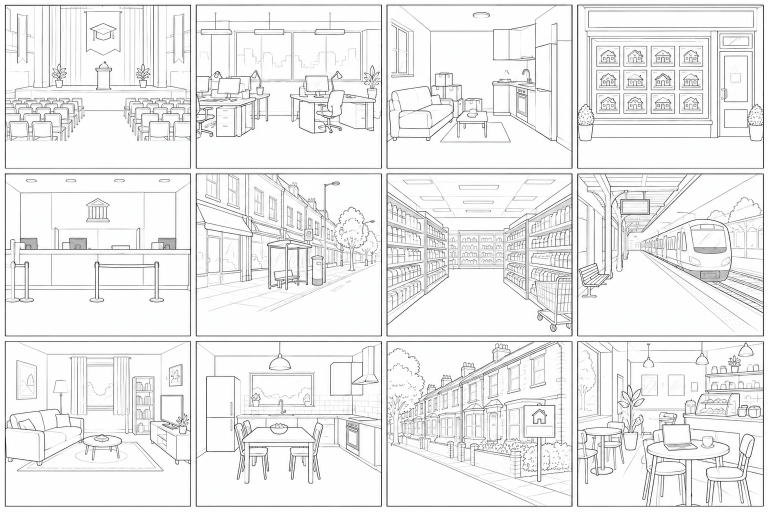
#> input picture video-pipeline/library/backgrounds/source/bg-batch-1.png, 1536 x 1024 px (shown at 1/2 size)
$ python -i demo4.py   (imports and definitions only)
#> lines starting #> are read from the running program, lines starting #| are printed output that depends on the picture; after the words box and inside, x2 and y2 are one past the last pixel; in counts of white or black regions, pixels touching at a corner belong together
"""Demo: b-roll leads, the character punctuates. A 55-second story cut from the house video's own voice: footage
from the channel's library for the world, four whole-scene set pieces for the moments that matter, numbers that
land on the word, word-by-word captions, page turns, the push-in with a slight pan right. 1920x1080, 30 fps; the
character and the drawn rooms move at 12 drawings a second (stop motion), the footage at full speed."""
import importlib.util, json, math, os, subprocess, sys
import numpy as np
from scipy import ndimage
from PIL import Image, ImageDraw, ImageFont, ImageFilter, ImageOps
LIB = '/home/user/Portfolio/video-pipeline'
W, H, FPS, STOP = 1920, 1080, 30, 12
INK, GREEN, RED, MARK = (26, 23, 20), (31, 111, 74), (200, 50, 55), (255, 230, 109)
PAPER = np.array([250, 249, 245], np.float32)
brush = lambda n: ImageFont.truetype('caveat-brush-latin-400-normal.ttf', n)
bold = lambda n: ImageFont.truetype('inter-800.ttf', n)
# [2 lines not run here, left out]
INB = {}
# [3 lines not run here, left out]
INB = {k: sorted(v) for k, v in INB.items()}
# the storyboard's corrected words with the transcript's measured times (align.py): the storyboard's own word times
# agree on average but can be a second out on single words, which clips words at a cut
# [4 lines not run here, left out]
# [1 line that did not run here, left out]
# [1 line not run here, left out]

def solid(im):
    a = np.array(im); ink = ndimage.binary_dilation(a[..., 3] > 60, iterations=2)
    inside = ndimage.binary_erosion(ndimage.binary_fill_holes(ink), iterations=1) | (a[..., 3] > 60)
    base = np.zeros_like(a); base[..., :3] = 255; base[..., 3] = inside * 255
    out = Image.fromarray(base, 'RGBA'); out.alpha_composite(im); return out

# ---------------------------------------------------------------- the story: (seconds in the long video, what we see)
# word(t0, text): the time of the first word starting at or after t0 that begins with text
# [5 lines left out: function word, not called in this run]
import numpy as _np
from scipy.io import wavfile as _wav
# [1 line that did not run here, left out]
# [1 line that did not run here, left out]
def quiet(t0, t1, w=0.02):
    """the quietest moment between t0 and t1 in the recording: where a cut between two words goes"""
    a, b = int(t0 * _SR), int(t1 * _SR); n = int(w * _SR)
    seg = _X[a:b] ** 2
    if len(seg) <= n: return (t0 + t1) / 2
    r = _np.convolve(seg, _np.ones(n) / n, mode='valid')
    return round((a + int(r.argmin()) + n // 2) / _SR, 3)
# [4 lines left out: function _gated, not called in this run]
def first_sound(t0, t1):
    r = _gated(t0, t1); return round(r[-1][1] / _SR + 0.005, 3) if r else t0
def last_sound(t0, t1):
    r = _gated(t0, t1); return round(r[0][0] / _SR - 0.005, 3) if r else t1
# [28 lines that did not run here, left out]
GAP = 0.12
t = 0.0
# [2 lines not run here, left out]
# [1 line that did not run here, left out]

# ---------------------------------------------------------------- audio: the spans back to back, levelled
# [26 lines left out: function build_audio, not called in this run]

# ---------------------------------------------------------------- rooms and footage
class Room:
    # [14 lines left out: function __init__, not called in this run]
    def frame(self, k): return self.boils[k % 3].copy()
    # [18 lines left out: functions front, footage, not called in this run]

cache = {}
# [9 lines left out: function pose, not called in this run]
# [2 lines not run here, left out]
WALK = []
# [4 lines not run here, left out]
CYCLE = [0, 3, 1, 4, 7, 5]
# [8 lines left out: function walk, not called in this run]
props = {}
# [5 lines left out: function prop, not called in this run]

def squash(age): return [(1.08, 0.92), (0.95, 1.06), (1.02, 0.98), (1, 1)][min(int(age) // 2, 3)]
def jiggle(k, salt=0):
    r = np.random.default_rng(k * 7 + salt); return r.uniform(-1.4, 1.4), r.uniform(-0.9, 0.9), r.uniform(-0.4, 0.4)
# [50 lines left out: functions place, shadow, card, swap_card, chip, not called in this run]

# captions: three to five words at a time, the word being said swiped with the marker
CHUNKS = []
# [9 lines not run here, left out]
# [21 lines left out: functions teaser, captions, not called in this run]

HOLD_IB = 3 / STOP / 1.25
# [9 lines left out: function track, not called in this run]
HAPPY = {'thumbs-up', 'fist-pump', 'arms-up', 'welcome', 'idea'}

# [95 lines left out: functions render_seg, end_card, not called in this run]

# [19 lines not run here, left out]

>>> import cv2
>>> picture = cv2.imread('../../library/backgrounds/source/bg-batch-1.png', cv2.IMREAD_GRAYSCALE)
#> picture: shape (1024, 1536); min 0, max 255, mean 236.4
>>> result = solid(picture)
#> in solid, `base[..., 3] = inside * 255`:
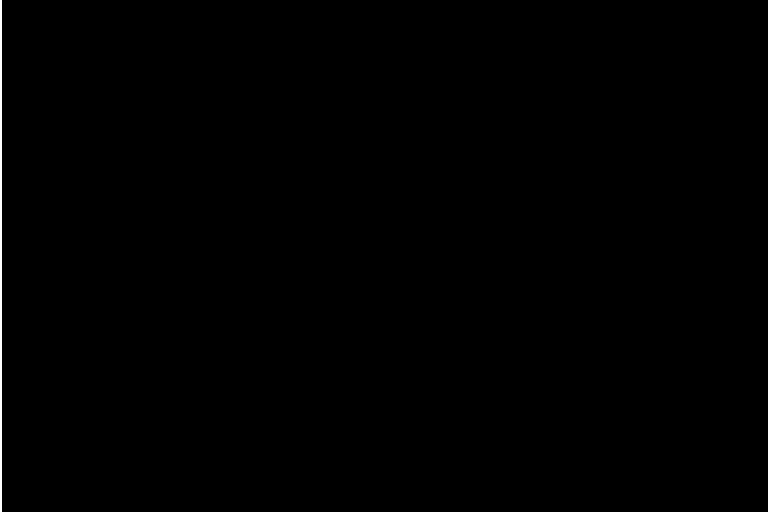
#> base: shape (1024, 1536) (shown at 1/2 size); 0.26% white; 1 white region, box (x1, y1, x2, y2) and area: (0, 0, 4, 1024) 4096
#> (the run stopped early here; a loop or call above may not have finished)
